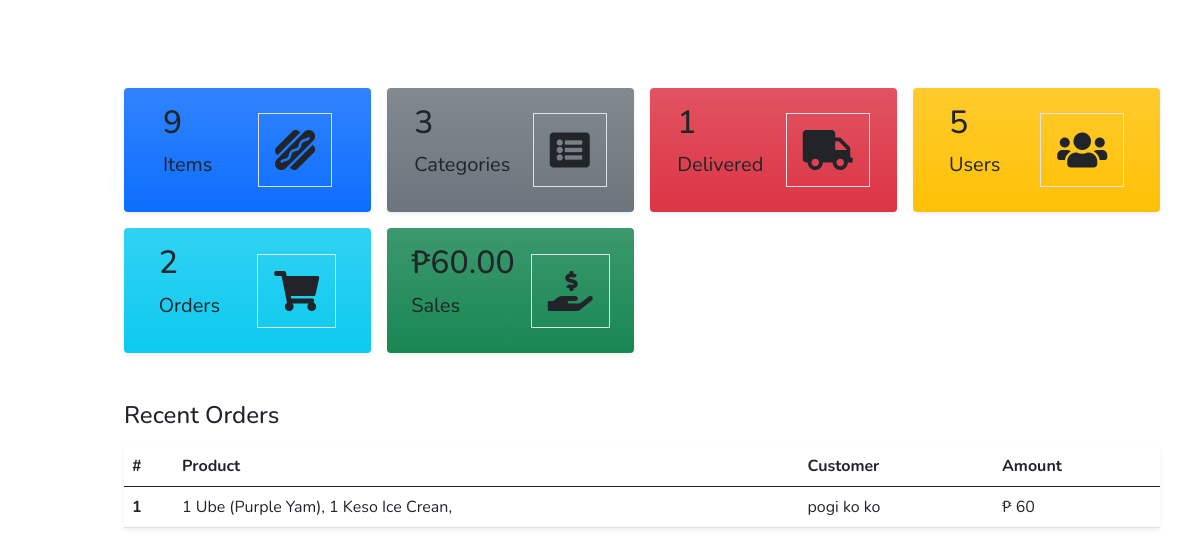
Page /admin/home.php on the committed database.
### tables this page shows
CREATE TABLE `delivereditems` (
  `id` int(11) NOT NULL,
  `orderId` int(21) DEFAULT NULL,
  `userId` int(21) DEFAULT NULL,
  `username` varchar(255) NOT NULL,
  `firstName` varchar(255) NOT NULL,
  `lastName` varchar(255) NOT NULL,
  `itemQuantity` int(100) NOT NULL,
  `itemdetails` varchar(255) NOT NULL,
  `amount` int(100) NOT NULL,
  `paymentMode` varchar(255) DEFAULT NULL,
  `orderDate` date DEFAULT NULL,
  `delivery_date` date DEFAULT NULL,
  `itemId` int(11) DEFAULT NULL
);

### admin/home.php (the view, shortened to what this page needs)
<!DOCTYPE html>
<html lang="en">
<head>
    <link href="https://cdn.jsdelivr.net/npm/bootstrap@5.0.0-beta3/dist/css/bootstrap.min.css" rel="stylesheet" />
    <link rel="stylesheet" href="https://cdnjs.cloudflare.com/ajax/libs/font-awesome/5.15.3/css/all.min.css" />
    <link rel="stylesheet" href="styles.css" />
</head>
<body class="bg-white">
            <?php
            $server = "localhost";
            $username = "root";
            $password = "";
            $database = "OPD";
            $conn = mysqli_connect($server, $username, $password, $database);
            $itemsQuery = "SELECT COUNT(*) AS item_count FROM items";
            $itemsResult = mysqli_query($conn, $itemsQuery);
            $itemCount = mysqli_fetch_assoc($itemsResult)['item_count'];
            $categoriesQuery = "SELECT COUNT(*) AS category_count FROM categories";
            $categoriesResult = mysqli_query($conn, $categoriesQuery);
            $categoryCount = mysqli_fetch_assoc($categoriesResult)['category_count'];
            $deliveredItemsQuery = "SELECT COUNT(*) AS delivered_count FROM delivereditems";
            $deliveredItemsResult = mysqli_query($conn, $deliveredItemsQuery);
            $deliveredCount = mysqli_fetch_assoc($deliveredItemsResult)['delivered_count'];
            $userQuery = "SELECT COUNT(*) AS user_count FROM users";
            $userResult = mysqli_query($conn, $userQuery);
            $userCount = mysqli_fetch_assoc($userResult)['user_count'];
            $salesSql = "SELECT IFNULL(SUM(amount), 0) AS totalSales FROM sales";
            $salesResult = mysqli_query($conn, $salesSql);
            $salesRow = mysqli_fetch_assoc($salesResult);
            $totalSales = $salesRow['totalSales'];
            $orderQuery = "SELECT COUNT(*) AS order_count FROM orders";
            $orderResult = mysqli_query($conn, $orderQuery);
            $orderData = mysqli_fetch_assoc($orderResult);
            $orderCount = $orderData['order_count'];
            ?>
    <div class="d-flex" id="wrapper">
        <div class="container-fluid px-4">
            <div class="row g-3 my-2">
                <div class="col-md-3 col-sm-6">
                    <div class="p-3 bg-primary bg-gradient shadow-sm d-flex justify-content-around align-items-center rounded">
                        <div>
                            <h3 class="fs-2"><?php echo $itemCount; ?></h3>
                            <p class="fs-5">Items</p>
                        </div>
                        <i class="fas fa-hotdog fs-1 primary-text border rounded-full secondary-bg p-3"></i>
                    </div>
                </div>
                <div class="col-md-3 col-sm-6">
                    <div class="p-3 bg-secondary bg-gradient shadow-sm d-flex justify-content-around align-items-center rounded">
                        <div>
                            <h3 class="fs-2"><?php echo $categoryCount; ?></h3>
                            <p class="fs-5">Categories</p>
                        </div>
                        <i class="fas fa-list-alt fs-1 primary-text border rounded-full secondary-bg p-3"></i>
                    </div>
                </div>
                <div class="col-md-3 col-sm-6">
                    <div class="p-3 bg-danger bg-gradient shadow-sm d-flex justify-content-around align-items-center rounded">
                        <div>
                            <h3 class="fs-2"><?php echo $deliveredCount; ?></h3>
                            <p class="fs-5">Delivered</p>
                        </div>
                        <i class="fas fa-truck fs-1 primary-text border rounded-full secondary-bg p-3"></i>
                    </div>
                </div>
                <div class="col-md-3 col-sm-6">
                    <div class="p-3 bg-warning bg-gradient shadow-sm d-flex justify-content-around align-items-center rounded">
                        <div>
                            <h3 class="fs-2"><?php echo $userCount; ?></h3>
                            <p class="fs-5">Users</p>
                        </div>
                        <i class="fas fa-users fs-1 primary-text border rounded-full secondary-bg p-3"></i>
                    </div>
                </div>
                <div class="col-md-3 col-sm-6">
                    <div class="p-3 bg-info bg-gradient shadow-sm d-flex justify-content-around align-items-center rounded">
                        <div>
                            <h3 class="fs-2"><?php echo $orderCount; ?></h3>
                            <p class="fs-5">Orders</p>
                        </div>
                        <i class="fas fa-shopping-cart fs-1 primary-text border rounded-full secondary-bg p-3"></i>
                    </div>
                </div>
                <div class="col-md-3 col-sm-6">
                    <div class="p-3 bg-success bg-gradient shadow-sm d-flex justify-content-around align-items-center rounded">
                        <div>
                            <h3 class="fs-2">₱<?php echo $totalSales; ?></h3>
                            <p class="fs-5">Sales</p>
                        </div>
                        <i class="fas fa-hand-holding-usd fs-1 primary-text border rounded-full secondary-bg p-3"></i>
                    </div>
                </div>
            </div>
            <div class="row my-5">
                <h3 class="fs-4 mb-3">Recent Orders</h3>
                <div class="col">
                    <table class="table bg-white rounded shadow-sm table-hover">
                        <thead>
                            <tr>
                                <th scope="col" width="50">#</th>
                                <th scope="col ">Product</th>
                                <th scope="col">Customer</th>
                                <th scope="col">Amount</th>
                            </tr>
                        </thead>
                        <tbody>
                            <?php
                            $server = "localhost";
                            $username = "root";
                            $password = "";
                            $database = "OPD";
                            $conn = mysqli_connect($server, $username, $password, $database);
                            if ($conn) {
                                $sql = "SELECT itemdetails, firstName, lastName, amount
                                FROM delivereditems";
                                $result = mysqli_query($conn, $sql);
                                if (mysqli_num_rows($result) > 0) {
                                    $index = 1;
                                    while ($row = mysqli_fetch_assoc($result)) {
                                        $itemdetails = $row['itemdetails'];
                                        $firstName = $row['firstName'];
                                        $lastName = $row['lastName'];
                                        $amount = $row['amount'];
                                        $fullName = $firstName . ' ' . $lastName;
                            ?>
                                        <tr>
                                            <th scope="row"><?php echo $index; ?></th>
                                            <td><?php echo $itemdetails; ?></td>
                                            <td><?php echo $fullName; ?></td>
                                            <td><?php echo '₱' .  ' ' . $amount; ?></td>
                                        </tr>
                            <?php
                                        $index++;
                                    }
                                } else {
                                    echo "<tr><td colspan='4'>No orders found.</td></tr>";
                                }
                            } else {
                                echo "Failed to connect to the database.";
                            }
                            ?>
                        </tbody>
                    </table>
                </div>
            </div>
        </div>
    </div>
</body>
</html>

### admin/assetsForSideBar/css/styles.css (style rules this page uses)
:root { --header-height: 3rem; --nav-width: 68px; --first-color: #4723D9; --first-color-light: #AFA5D9; --white-color: #F7F6FB; --body-font: 'Nunito', sans-serif; --normal-font-size: 1rem; --z-fixed: 100; }
*,::before,::after { box-sizing: border-box; }
body { position: relative; margin: var(--header-height) 0 0 0; padding: 0 1rem; font-family: var(--body-font); font-size: var(--normal-font-size); transition: .5s; }
@media screen and (min-width: 768px) { body { margin: calc(var(--header-height) + 1rem) 0 0 0; padding-left: calc(var(--nav-width) + 2rem); } }

### rows in the picture
delivereditems: itemdetails "1 Ube (Purple Yam), 1 Keso Ice Crean,", fullName "pogi ko ko", amount "60"

### other values in the picture
$itemCount "9"
$categoryCount "3"
$deliveredCount "1"
$userCount "5"
$orderCount "2"
$totalSales "60.00"
